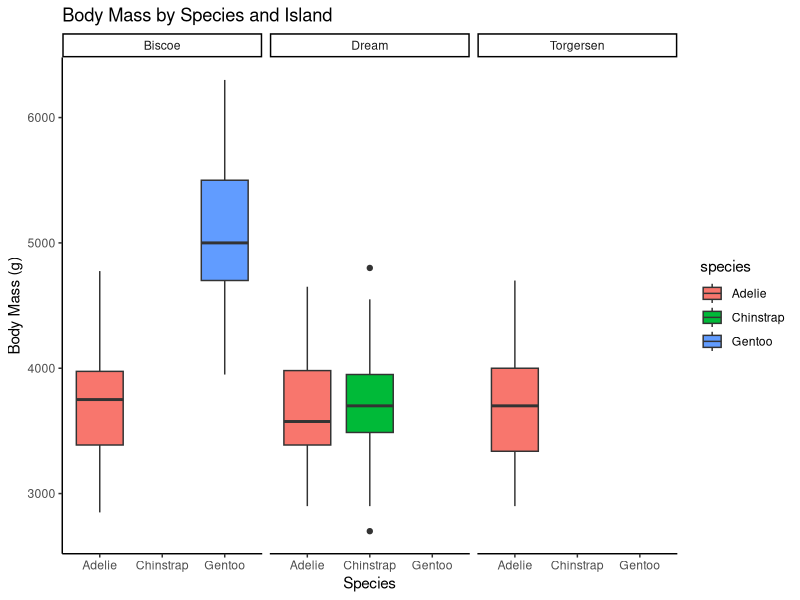
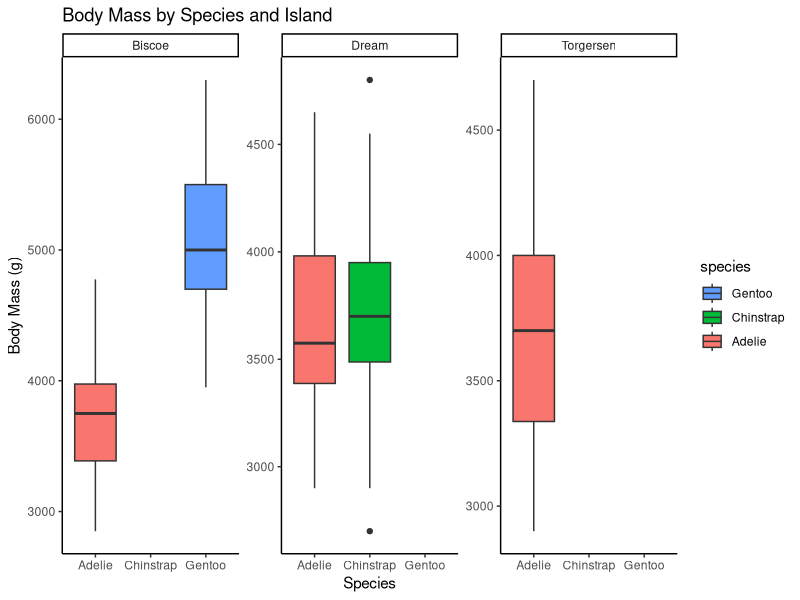

These figures' R source, in order:

            library(ggplot2)
            library(palmerpenguins)
            built_answer <- tryCatch(
                {
                    set.seed(42)
                    ggplot(penguins, aes(x = species, y = body_mass_g, fill = species)) + geom_boxplot() + facet_wrap(~ island) + theme_classic() + labs(title = "Body Mass by Species and Island", x = "Species", y = "Body Mass (g)")
                    suppressWarnings(
                        if (!file.exists("/sandbox/figures/body-mass_species_boxplot_facet_island_theme_labs_answer.png")) {
                            ggsave(
                                width = 3,
                                height = 3,
                                "/sandbox/figures/body-mass_species_boxplot_facet_island_theme_labs_answer.png"
                            )
                        }
                    )
                    suppressWarnings(
                        ggplot_build(last_plot())
                    )
                },
                error = function(e) {
                    'ERROR'
                }
            )
            built_submission <- tryCatch(
                {
                    set.seed(42)
                    ggplot(data = penguins, aes(x = species, y = body_mass_g, fill = species)) +
  geom_boxplot() +
  facet_wrap(~island, scales = "free_y") +
  theme_classic() +
  labs(title = "Body Mass by Species and Island",
       x = "Species",
       y = "Body Mass (g)") +
  guides(fill = guide_legend(reverse = TRUE))
                    suppressWarnings(
                        ggsave(
                            width = 3,
                            height = 3,
                            "figures/body-mass_species_boxplot_facet_island_theme_labs_submission_qwen.png"
                        )
                    )
                    suppressWarnings(
                        ggplot_build(last_plot())
                    )
                },
                error = function(e) {
                    'ERROR'
                }
            )
            cat(isTRUE(all.equal(built_answer, built_submission)))
        
